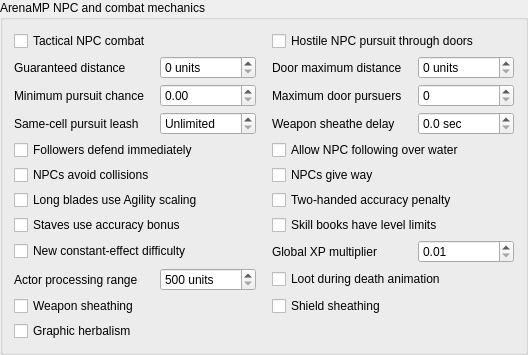
                <widget class="QGroupBox" name="arenaMechanicsGroupBox">
                 <property name="title">
                  <string>ArenaMP NPC and combat mechanics</string>
                 </property>
                 <layout class="QGridLayout" name="arenaMechanicsGridLayout">
                  <property name="horizontalSpacing">
                   <number>16</number>
                  </property>
                  <property name="verticalSpacing">
                   <number>5</number>
                  </property>
                  <item row="0" column="0" colspan="2">
                   <widget class="QCheckBox" name="arenaTacticalCombatCheckBox">
                    <property name="text">
                     <string>Tactical NPC combat</string>
                    </property>
                    <property name="toolTip">
                     <string>Enable ArenaMP strafing, circling, retreats, dodge jumps and stuck recovery while AiCombat stays active.</string>
                    </property>
                   </widget>
                  </item>
                  <item row="0" column="2" colspan="2">
                   <widget class="QCheckBox" name="arenaCombatPursuitThroughDoorsCheckBox">
                    <property name="text">
                     <string>Hostile NPC pursuit through doors</string>
                    </property>
                   </widget>
                  </item>
                  <item row="1" column="0">
                   <widget class="QLabel" name="label_arenaPursuitGuaranteed">
                    <property name="text">
                     <string>Guaranteed distance</string>
                    </property>
                   </widget>
                  </item>
                  <item row="1" column="1">
                   <widget class="QSpinBox" name="arenaCombatPursuitGuaranteedDistanceSpinBox">
                    <property name="maximum">
                     <number>100000</number>
                    </property>
                    <property name="suffix">
                     <string> units</string>
                    </property>
                   </widget>
                  </item>
                  <item row="1" column="2">
                   <widget class="QLabel" name="label_arenaPursuitDoorMax">
                    <property name="text">
                     <string>Door maximum distance</string>
                    </property>
                   </widget>
                  </item>
                  <item row="1" column="3">
                   <widget class="QSpinBox" name="arenaCombatPursuitDoorMaxDistanceSpinBox">
                    <property name="maximum">
                     <number>100000</number>
                    </property>
                    <property name="suffix">
                     <string> units</string>
                    </property>
                   </widget>
                  </item>
                  <item row="2" column="0">
                   <widget class="QLabel" name="label_arenaPursuitChance">
                    <property name="text">
                     <string>Minimum pursuit chance</string>
                    </property>
                   </widget>
                  </item>
                  <item row="2" column="1">
                   <widget class="QDoubleSpinBox" name="arenaCombatPursuitMinimumChanceDoubleSpinBox">
                    <property name="decimals">
                     <number>2</number>
                    </property>
                    <property name="maximum">
                     <double>1.000000000000000</double>
                    </property>
                    <property name="singleStep">
                     <double>0.050000000000000</double>
                    </property>
                   </widget>
                  </item>
                  <item row="2" column="2">
                   <widget class="QLabel" name="label_arenaPursuitMaxActors">
                    <property name="text">
                     <string>Maximum door pursuers</string>
                    </property>
                   </widget>
                  </item>
                  <item row="2" column="3">
                   <widget class="QSpinBox" name="arenaCombatPursuitMaxActorsSpinBox">
                    <property name="maximum">
                     <number>100</number>
                    </property>
                   </widget>
                  </item>
                  <item row="3" column="0">
                   <widget class="QLabel" name="label_arenaPursuitLeash">
                    <property name="text">
                     <string>Same-cell pursuit leash</string>
                    </property>
                   </widget>
                  </item>
                  <item row="3" column="1">
                   <widget class="QSpinBox" name="arenaCombatPursuitMaxDistanceSpinBox">
                    <property name="maximum">
                     <number>1000000</number>
                    </property>
                    <property name="specialValueText">
                     <string>Unlimited</string>
                    </property>
                    <property name="suffix">
                     <string> units</string>
                    </property>
                   </widget>
                  </item>
                  <item row="3" column="2">
                   <widget class="QLabel" name="label_arenaSheatheDelay">
                    <property name="text">
                     <string>Weapon sheathe delay</string>
                    </property>
                   </widget>
                  </item>
                  <item row="3" column="3">
                   <widget class="QDoubleSpinBox" name="arenaCombatWeaponSheatheDelayDoubleSpinBox">
                    <property name="decimals">
                     <number>1</number>
                    </property>
                    <property name="maximum">
                     <double>60.000000000000000</double>
                    </property>
                    <property name="singleStep">
                     <double>0.500000000000000</double>
                    </property>
                    <property name="suffix">
                     <string> sec</string>
                    </property>
                   </widget>
                  </item>
                  <item row="4" column="0" colspan="2">
                   <widget class="QCheckBox" name="arenaFollowersAttackOnSightCheckBox">
                    <property name="text">
                     <string>Followers defend immediately</string>
                    </property>
                   </widget>
                  </item>
                  <item row="4" column="2" colspan="2">
                   <widget class="QCheckBox" name="arenaAllowActorsFollowOverWaterCheckBox">
                    <property name="text">
                     <string>Allow NPC following over water</string>
                    </property>
                   </widget>
                  </item>
                  <item row="5" column="0" colspan="2">
                   <widget class="QCheckBox" name="arenaNpcAvoidCollisionsCheckBox">
                    <property name="text">
                     <string>NPCs avoid collisions</string>
                    </property>
                   </widget>
                  </item>
                  <item row="5" column="2" colspan="2">
                   <widget class="QCheckBox" name="arenaNpcGiveWayCheckBox">
                    <property name="text">
                     <string>NPCs give way</string>
                    </property>
                   </widget>
                  </item>
                  <item row="6" column="0" colspan="2">
                   <widget class="QCheckBox" name="arenaLongBladesUseAgilityCheckBox">
                    <property name="text">
                     <string>Long blades use Agility scaling</string>
                    </property>
                   </widget>
                  </item>
                  <item row="6" column="2" colspan="2">
                   <widget class="QCheckBox" name="arenaTwoHandedAccuracyPenaltyCheckBox">
                    <property name="text">
                     <string>Two-handed accuracy penalty</string>
                    </property>
                   </widget>
                  </item>
                  <item row="7" column="0" colspan="2">
                   <widget class="QCheckBox" name="arenaStavesAccuracyBonusCheckBox">
                    <property name="text">
                     <string>Staves use accuracy bonus</string>
                    </property>
                   </widget>
                  </item>
                  <item row="7" column="2" colspan="2">
                   <widget class="QCheckBox" name="arenaSkillBooksLevelLimitCheckBox">
                    <property name="text">
                     <string>Skill books have level limits</string>
                    </property>
                   </widget>
                  </item>
                  <item row="8" column="0" colspan="2">
                   <widget class="QCheckBox" name="arenaNewConstantEffectDifficultyCheckBox">
                    <property name="text">
                     <string>New constant-effect difficulty</string>
                    </property>
                   </widget>
                  </item>
                  <item row="8" column="2">
                   <widget class="QLabel" name="label_arenaXpMultiplier">
                    <property name="text">
                     <string>Global XP multiplier</string>
                    </property>
                   </widget>
                  </item>
                  <item row="8" column="3">
                   <widget class="QDoubleSpinBox" name="arenaGlobalXpMultiplierDoubleSpinBox">
                    <property name="decimals">
                     <number>2</number>
                    </property>
                    <property name="minimum">
                     <double>0.010000000000000</double>
                    </property>
                    <property name="maximum">
                     <double>100.000000000000000</double>
                    </property>
                    <property name="singleStep">
                     <double>0.100000000000000</double>
                    </property>
                   </widget>
                  </item>
                  <item row="9" column="0">
                   <widget class="QLabel" name="label_arenaActorsProcessingRange">
                    <property name="text">
                     <string>Actor processing range</string>
                    </property>
                   </widget>
                  </item>
                  <item row="9" column="1">
                   <widget class="QSpinBox" name="arenaActorsProcessingRangeSpinBox">
                    <property name="minimum">
                     <number>500</number>
                    </property>
                    <property name="maximum">
                     <number>1000000</number>
                    </property>
                    <property name="suffix">
                     <string> units</string>
                    </property>
                   </widget>
                  </item>
                  <item row="9" column="2" colspan="2">
                   <widget class="QCheckBox" name="arenaCanLootDuringDeathAnimationCheckBox">
                    <property name="text">
                     <string>Loot during death animation</string>
                    </property>
                   </widget>
                  </item>
                  <item row="10" column="0" colspan="2">
                   <widget class="QCheckBox" name="arenaWeaponSheathingCheckBox">
                    <property name="text">
                     <string>Weapon sheathing</string>
                    </property>
                   </widget>
                  </item>
                  <item row="10" column="2" colspan="2">
                   <widget class="QCheckBox" name="arenaShieldSheathingCheckBox">
                    <property name="text">
                     <string>Shield sheathing</string>
                    </property>
                   </widget>
                  </item>
                  <item row="11" column="0" colspan="2">
                   <widget class="QCheckBox" name="arenaGraphicHerbalismCheckBox">
                    <property name="text">
                     <string>Graphic herbalism</string>
                    </property>
                   </widget>
                  </item>
                 </layout>
                </widget>
